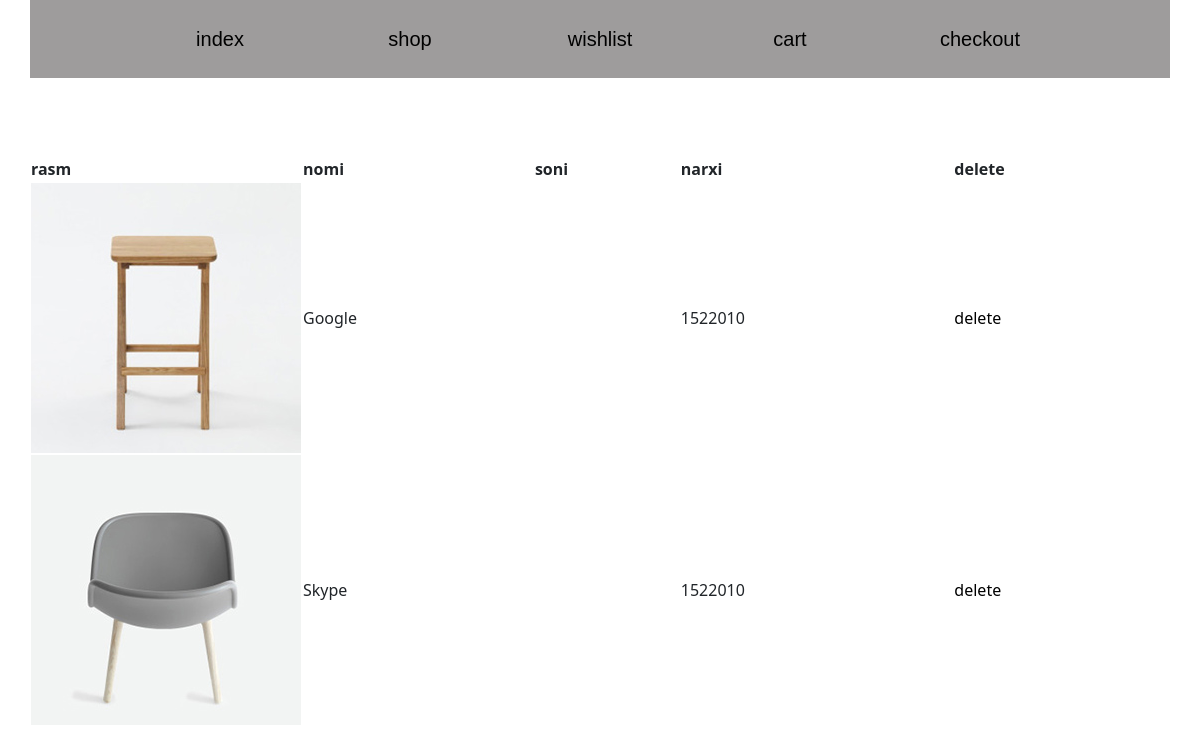
The page /wishlist (signed in) on the database its author committed.
### main/models.py (models this page shows, shortened)
class Tanlangan(models.Model):
    product = models.ForeignKey(Product, on_delete=models.CASCADE)
    User = models.ForeignKey(User, on_delete=models.CASCADE)
    vaqti = models.DateTimeField(auto_now_add=True)
    class Meta:
        verbose_name_plural="tanlangan"

class Product(models.Model):
    cat = models.ForeignKey(Category, on_delete=models.CASCADE, null=True, blank=True)
    rasm = models.ImageField(upload_to='Maxsulot/')
    nomi = models.CharField(max_length=25)
    narxi = models.IntegerField()

### main/views.py (the view)
# urls.py: path('wishlist', wishlist, name='wishlist'),
def wishlist(request):
    user = request.user
    product = Tanlangan.objects.filter(User=user)
    context = {
        'product':product,
    }
    return render(request, 'wishlist.html', context)

### templates/wishlist.html (shortened to what this page needs)
{% load static %}
<!DOCTYPE html>
<html lang="en">
<head>
    <link rel="stylesheet" href="{% static 'css/bootstrap.css'%}">
    <link rel="stylesheet" href="{% static 'css/bootstrap.min.css'%}">
    <link rel="stylesheet" href="{% static 'css/style.css'%}">
</head>
<body>
    <header>
        <div class="container">
            <div class="row nav text-center">
                <div class="col-2 offset-1 py-4"><a href="{% url 'index' %}">index</a></div>
                <div class="col-2 py-4"><a href="{% url 'shop' %}">shop</a></div>
                <div class="col-2 py-4"><a href="{% url 'wishlist' %}">wishlist</a></div>
                <div class="col-2 py-4"><a href="{% url 'cart' %}">cart</a></div>
                <div class="col-2 py-4"><a href="{% url 'checkout' %}">checkout</a></div>
            </div>
        </div>
    </header>
    <section>
        <div class="container mt-5">
            <div class="row">
                <table style="width:100%">
                    <tr>
                        <th>rasm</th>
                        <th>nomi</th>
                        <th>soni</th>
                        <th>narxi</th>
                        <th>delete</th>
                    </tr>
                    {% for product in product %}
                    <tr>
                        <td style="width: 270px; height: 270px;"><img src="{{product.product.rasm.url}}" alt=""></td>
                        <td>{{product.product.nomi}}</td>
                        <td></td>
                        <td>{{product.product.narxi}}</td>
                        <td><a style="text-decoration: none; color: black;" href="{% url 'delete-wish' %}?c_id={{ product.id }}">delete</a></td>
                    </tr>
                    {% endfor %}
                </table>
            </div>
        </div>
    </section>
</body>
</html>

### static/css/style.css (style rules this page uses)
.nav { background-color: rgb(158, 156, 156); }
.nav a { text-decoration: none; font-size: 20px; font-family: Verdana, Geneva, Tahoma, sans-serif; color: black; }
section { padding-top: 30px; padding-bottom: 30px; }

### rows shown on the page
Tanlangan: product.rasm (picture), product.nomi "Google", product.narxi "1522010"
Tanlangan: product.rasm (picture), product.nomi "Skype", product.narxi "1522010"
